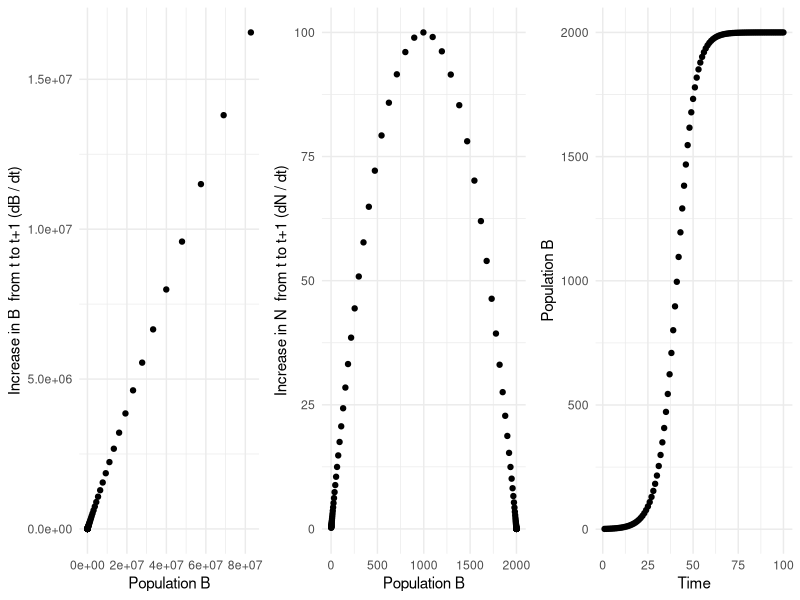

Source code (R): (Note: this script raises an error after producing the figure.)
## ---- chunk 1
#| label: load-packages
#| include: false

library(tidyverse)
library(palmerpenguins)
theme_set(theme_minimal())
## ---- chunk 2


### How does amount produced by a population relate to population size? 
# This is done by: 
#1) Changing model to have max time = 100, K = 2000, and r = 0.2.
#2) Saving Population size as a vector, then Amount Produced by that population size as a vector, and plot them.
#3) Remember that "Amount Produced" by a given population size contributes to the next years population size. 
#It is not created by next years population size. The "Amount Produced" beyond replacement is also called "Yield."

#Exponential

PP<-vector(mode = "numeric", length = 100); PP0<-1; rr<- 0.2
DD<-vector(mode = "numeric", length = 100); 
TT<-1:100 # not actually used within the loop but corresponds with i

DD0<-rr*PP0 # initial population growth - can be small so doesn't really affect model
PP[1]<-PP0+DD0 # initial population size + growth in first year of model

for(i in 2:100){ 
  
  DD[i-1]<-rr*PP[i-1]; 

  PP[i]<-PP[i-1] + DD[i-1] 
  
  } #DD is the production added to the previous years population size

DD[100]<-rr*PP[100] # this is just to finish series

par(mfrow = c(1,3))
p1 <- tibble(PP,DD) %>% ggplot(aes(PP,DD)) + geom_point() + xlab("Population B") + ylab("Increase in B  from t to t+1 (dB / dt)")

#Now do the same for the logistic equation

#Logistic
PP<-vector(mode = "numeric", length = 100); PP0<-1; rr<- 0.2
DD<-vector(mode = "numeric", length = 100); 
# DD is a new storage compoenent. It will store the growth component of the logistic equation.
TT<-1:100# not actually used within the loop but corresponds with i

KK<-2000 # This is a new parameter - carrying capacity.

## ---- chunk 3
#FILL IN CODE BELOW. HINT: LOOK AT HOW DD0 IS DEFINED IN THE FIRST STEP IN COMPARISON
#WITH HOW DD IS DEFINED INSIDE THE LOOP. THE FORMULA STRUCTURE STAYS THE 
#SAME BUT THE T SUBSCRIPTS MUST MATCH.

DD0<- rr*PP0*(1-PP0/KK)    # This keeps the equation structure the same. It is the initial DD component for the first year.
PP[1]<-PP0+DD0

for(i in 2:100){ 
  
  DD[i-1]<-rr*PP[i-1]*(1-PP[i-1]/KK); 
  
  PP[i]<-PP[i-1] + DD[i-1] 
  
  
  } 

DD[100]<- rr*PP[100]*(1-PP[100]/KK)#FINISH OFF THE LAST STEP HERE
  
p2 <- tibble(PP,DD) %>% ggplot(aes(PP,DD)) + geom_point() + xlab("Population B") + ylab("Increase in N  from t to t+1 (dN / dt)")

#Now graph the population over time alongside the above:
p3 <- tibble(PP,TT) %>% ggplot(aes(TT,PP)) + geom_point() + xlab("Time") + ylab("Population B")

gridExtra::grid.arrange(p1,p2,p3, ncol = 3)
## ---- chunk 4
knitr::include_graphics('imgs/Q_question.png')
## ---- chunk 5
knitr::include_graphics('imgs/Q_answer2.png')

## ---- chunk 6
###------------------------------Exercise 5: Production functions-----------------------###

#Now add population removals - catch, which is a linear function of fishing effort, 
#catchability, and population size

#Here you will run a population for a long time at a certain effort level. 
#Notice that the value at which the population stabilizes is no longer carrying 
#capacity, because catch has been removed. Also note how catch is related to 
#population size. 

PP<-vector(mode = "numeric", length = 500); PP0<-1; rr<- 0.2
DD<-vector(mode = "numeric", length = 500);
CC<-vector(mode = "numeric", length = 500); 
Effort<-0.8; Catchability<-0.1
TT<-1:500
KK<-2000
## ---- chunk 7
DD0<-rr*PP0*(1-PP0/KK)

CC0<-PP0*Effort*Catchability; 

PP[1]<-PP0 + DD0 - CC0

for(i in 2:500){ 

  DD[i-1]<- rr*PP[i-1]*(1-PP[i-1]/KK)

  CC[i-1]<- PP[i-1]*Effort*Catchability

  PP[i]<- PP[i-1] + DD[i-1] - CC[i-1]
  
  } 

DD[500]<- rr*PP[500]*(1-PP[500]/KK)
CC[500]<- PP[500]*Effort*Catchability


p1 <- tibble(CC,TT) %>% ggplot(aes(TT, CC)) + geom_point() + xlab("Time") + ylab("Catch")
p2 <- tibble(PP,TT) %>% ggplot(aes(TT, PP)) + geom_point() + xlab("Time") + ylab("Population Biomass")
p3 <- tibble(PP,CC) %>% ggplot(aes(PP, CC)) + geom_point() + ylab("Catch") + xlab("Population Biomass")

gridExtra::grid.arrange(p1, p2, p3, ncol = 3)

#This graph just shows you that at a single value of effort, your catch is directly related to your population size. As your population grows, if your effort stays the same,  effort*catchability defines the proportion of the population taken out. Since effort is not at a high value (0.8), it does not affect the population dynamics much, so catch follows the same pattern as population (directly related).
## ---- chunk 8
#Now try to find the Effort value that lead to CC = MSY = (rr*KK)/4 in the long term. 
#[Hint: try looping over values for effort and plotting the results below.]

eff<-seq(0,2,0.1) # values of effort to loop over
YY<-vector(mode = "numeric", length = length(eff))
XX<-vector(mode = "numeric", length = length(eff))

Catchability<-0.1
TT<-1:500
KK<-2000
PP0<-1; rr<- 0.2

for(j in 1:length(eff)){
  
  PP<-vector(mode = "numeric", length = 500); 
  DD<-vector(mode = "numeric", length = 500);
  CC<-vector(mode = "numeric", length = 500); 
  
  Effort<- eff[j] 
  
  DD0<-rr*PP0*(1-PP0/KK)
  CC0<-PP0*Effort*Catchability; 
  PP[1]<-PP0 + DD0 - CC0
  
  for(i in 2:500){ 
    
    DD[i-1]<- rr*PP[i-1]*(1-PP[i-1]/KK)
    CC[i-1]<- PP[i-1]*Effort*Catchability
    PP[i]<- PP[i-1] + DD[i-1] - CC[i-1]
    
  } 
  
  DD[500]<- rr*PP[500]*(1-PP[500]/KK)
  CC[500]<- PP[500]*Effort*Catchability
  
  #SAVE RESULTS: LAST (EQUILIBRIUM) VALUE OF CATCH AND LAST VALUE OF POPULATION 
  YY[j] <- CC[500] # Equilibrium Yield
  XX[j] <-  PP[500] #or PP[500] # Equilibrium Population B

  }


p1 <- tibble(XX,YY,eff) %>% ggplot(aes(eff, YY)) + geom_point() + ylab("Yield") + xlab( "Effort")
p2 <- tibble(XX,YY,eff) %>% ggplot(aes(eff, XX)) + geom_point() + ylab("Population B") + xlab( "Effort")
p3 <- tibble(XX,YY,eff) %>% mutate(CPUE = YY/eff) %>% ggplot(aes(eff, CPUE)) + geom_point() + xlab("Effort") 

gridExtra::grid.arrange(p1, p2, p3, ncol = 3)

#Q - Find on each graph where MSY is located. How are the last 2 graphs related? To answer the following questions, it helps to change the r and K values. How is MSY related to K and r? At what population size does this occur (Bmsy)? How does this relate to K and r? What does r affect? 


#Q - Note that these graphs demonstrate the long-term equilibrium results 
#under different fishing strategies. It is dome-shaped. We saw a graph at the 
#beginning of this exercise that was also dome-shaped (dn/dt of the population 
#over population size); however this graph is not based on equilibrium results. 
#How are these two graphs related?

## ---- chunk 9


#If cost linearly increases with effort...
Cost<-eff*40
#Q - then what is maximum economic yield (MEY)? [Hint: MEY is the yield with the greatest profit; that is, the greatest difference between Yield and cost]
tibble(YY, eff, Cost) %>% ggplot(aes(eff, YY)) + geom_point() + ylab("Yield") + xlab("Effort") + geom_point(aes(eff, Cost), shape = 2) + 
  geom_vline(aes(xintercept = eff[which.max(YY)])) +
  geom_vline(aes(xintercept = eff[which.max(YY - Cost)] ), color = 'red')



# MSY = K*r/4
# Bmsy = K/2

eff[which.max(YY)] #MSY
eff[which.max(YY - Cost)] #MEY
## ---- chunk 10
#Extra - Now look up the equation for a Pella-Tomlinson production function and 
#repeat the above exercise to plot Pella-Tomlinson surplus production function alongside
#Schaefer production function on the same figure (hint: Schaefer is a special case of the
#Pella-Tomlinson where the extra parameter (exponent) is set to 1).
#How is the shape of the MSY relationship changed by the extra parmaeter?

## ---- chunk 11

## ---- chunk 12

######-------FAO shortcut from http://www.fao.org/3/w5449e/w5449e10.pdf-------########

Yrs <- 1969:1977
Yield <- c(50, 49, 47.5, 45, 51, 56, 66, 58, 52)
Effort <- c(623, 628, 520, 513, 661, 919, 1158, 1970, 1317)

length(Yrs); length(Yield); length(Effort)

Schaefer.lm <- lm(Yield/Effort ~ Effort)
summary(Schaefer.lm)

Schaefer.glm <- glm(Yield/Effort ~ Effort)
summary(Schaefer.glm)

a <-coef(Schaefer.lm)[1]
b <-coef(Schaefer.lm)[2]
MSY <- -0.25*a^2/b
names(MSY) <- "MSY"
MSY

Fox.lm <- lm(log(Yield/Effort) ~ Effort)
summary(Fox.lm)

c <-coef(Fox.lm)[1]
d <-coef(Fox.lm)[2]
MSY <- -(1/d)*exp(c-1)
names(MSY) <- "MSY"
MSY


## ---- chunk 13
knitr::include_graphics('imgs/FAO_T306_1_TransitionFig.png')
